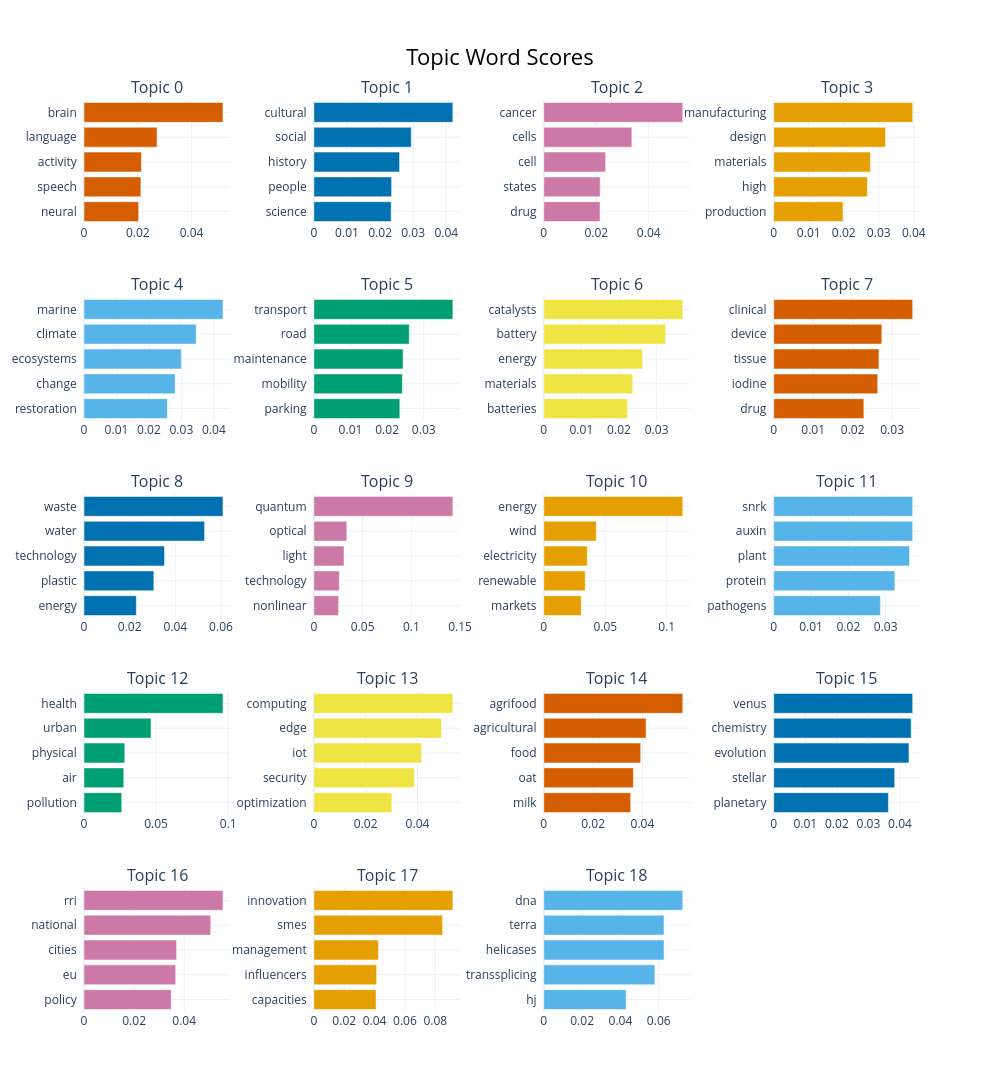

Notebook source saved alongside this figure:
### Code cell
# Visualize the top sample topics.
sample_topic_model.visualize_barchart(top_n_topics=20)

### Figure 1 — Plotly figure (JSON) as saved in the notebook; plotly's stock layout.template omitted (floating-point values rounded to 4 significant figures)
{"data": [{"marker": {"color": "#D55E00"}, "orientation": "h", "type": "bar", "x": [0.02032, 0.02115, 0.02136, 0.02716, 0.05168], "xaxis": "x", "y": ["neural  ", "speech  ", "activity  ", "language  ", "brain  "], "yaxis": "y"}, {"marker": {"color": "#0072B2"}, "orientation": "h", "type": "bar", "x": [0.02334, 0.02348, 0.02588, 0.02941, 0.04199], "xaxis": "x2", "y": ["science  ", "people  ", "history  ", "social  ", "cultural  "], "yaxis": "y2"}, {"marker": {"color": "#CC79A7"}, "orientation": "h", "type": "bar", "x": [0.02145, 0.02148, 0.02357, 0.03358, 0.05298], "xaxis": "x3", "y": ["drug  ", "states  ", "cell  ", "cells  ", "cancer  "], "yaxis": "y3"}, {"marker": {"color": "#E69F00"}, "orientation": "h", "type": "bar", "x": [0.01979, 0.02676, 0.02762, 0.03194, 0.03969], "xaxis": "x4", "y": ["production  ", "high  ", "materials  ", "design  ", "manufacturing  "], "yaxis": "y4"}, {"marker": {"color": "#56B4E9"}, "orientation": "h", "type": "bar", "x": [0.02568, 0.02806, 0.02996, 0.03457, 0.04281], "xaxis": "x5", "y": ["restoration  ", "change  ", "ecosystems  ", "climate  ", "marine  "], "yaxis": "y5"}, {"marker": {"color": "#009E73"}, "orientation": "h", "type": "bar", "x": [0.02347, 0.02417, 0.02437, 0.02605, 0.03797], "xaxis": "x6", "y": ["parking  ", "mobility  ", "maintenance  ", "road  ", "transport  "], "yaxis": "y6"}, {"marker": {"color": "#F0E442"}, "orientation": "h", "type": "bar", "x": [0.02226, 0.02364, 0.02627, 0.03239, 0.03697], "xaxis": "x7", "y": ["batteries  ", "materials  ", "energy  ", "battery  ", "catalysts  "], "yaxis": "y7"}, {"marker": {"color": "#D55E00"}, "orientation": "h", "type": "bar", "x": [0.02284, 0.02635, 0.02665, 0.02739, 0.0352], "xaxis": "x8", "y": ["drug  ", "iodine  ", "tissue  ", "device  ", "clinical  "], "yaxis": "y8"}, {"marker": {"color": "#0072B2"}, "orientation": "h", "type": "bar", "x": [0.02291, 0.03058, 0.03527, 0.05282, 0.06087], "xaxis": "x9", "y": ["energy  ", "plastic  ", "technology  ", "water  ", "waste  "], "yaxis": "y9"}, {"marker": {"color": "#CC79A7"}, "orientation": "h", "type": "bar", "x": [0.02539, 0.02609, 0.03091, 0.03379, 0.1427], "xaxis": "x10", "y": ["nonlinear  ", "technology  ", "light  ", "optical  ", "quantum  "], "yaxis": "y10"}, {"marker": {"color": "#E69F00"}, "orientation": "h", "type": "bar", "x": [0.03043, 0.0337, 0.03536, 0.04272, 0.1131], "xaxis": "x11", "y": ["markets  ", "renewable  ", "electricity  ", "wind  ", "energy  "], "yaxis": "y11"}, {"marker": {"color": "#56B4E9"}, "orientation": "h", "type": "bar", "x": [0.02857, 0.03245, 0.03637, 0.03723, 0.03723], "xaxis": "x12", "y": ["pathogens  ", "protein  ", "plant  ", "auxin  ", "snrk  "], "yaxis": "y12"}, {"marker": {"color": "#009E73"}, "orientation": "h", "type": "bar", "x": [0.02615, 0.02757, 0.02827, 0.04647, 0.0964], "xaxis": "x13", "y": ["pollution  ", "air  ", "physical  ", "urban  ", "health  "], "yaxis": "y13"}, {"marker": {"color": "#F0E442"}, "orientation": "h", "type": "bar", "x": [0.03011, 0.0388, 0.04157, 0.04927, 0.05368], "xaxis": "x14", "y": ["optimization  ", "security  ", "iot  ", "edge  ", "computing  "], "yaxis": "y14"}, {"marker": {"color": "#D55E00"}, "orientation": "h", "type": "bar", "x": [0.03523, 0.03632, 0.03929, 0.04146, 0.05636], "xaxis": "x15", "y": ["milk  ", "oat  ", "food  ", "agricultural  ", "agrifood  "], "yaxis": "y15"}, {"marker": {"color": "#0072B2"}, "orientation": "h", "type": "bar", "x": [0.03633, 0.03831, 0.04284, 0.04354, 0.04402], "xaxis": "x16", "y": ["planetary  ", "stellar  ", "evolution  ", "chemistry  ", "venus  "], "yaxis": "y16"}, {"marker": {"color": "#CC79A7"}, "orientation": "h", "type": "bar", "x": [0.03482, 0.03661, 0.03696, 0.0506, 0.05548], "xaxis": "x17", "y": ["policy  ", "eu  ", "cities  ", "national  ", "rri  "], "yaxis": "y17"}, {"marker": {"color": "#E69F00"}, "orientation": "h", "type": "bar", "x": [0.04097, 0.04135, 0.04255, 0.08482, 0.0916], "xaxis": "x18", "y": ["capacities  ", "influencers  ", "management  ", "smes  ", "innovation  "], "yaxis": "y18"}, {"marker": {"color": "#56B4E9"}, "orientation": "h", "type": "bar", "x": [0.04295, 0.05796, 0.06276, 0.06276, 0.07255], "xaxis": "x19", "y": ["hj  ", "transsplicing  ", "helicases  ", "terra  ", "dna  "], "yaxis": "y19"}], "layout": {"annotations": [{"font": {"size": 16}, "showarrow": false, "text": "Topic 0", "x": 0.0875, "xanchor": "center", "xref": "paper", "y": 1.0, "yanchor": "bottom", "yref": "paper"}, {"font": {"size": 16}, "showarrow": false, "text": "Topic 1", "x": 0.3625, "xanchor": "center", "xref": "paper", "y": 1.0, "yanchor": "bottom", "yref": "paper"}, {"font": {"size": 16}, "showarrow": false, "text": "Topic 2", "x": 0.6375, "xanchor": "center", "xref": "paper", "y": 1.0, "yanchor": "bottom", "yref": "paper"}, {"font": {"size": 16}, "showarrow": false, "text": "Topic 3", "x": 0.9125, "xanchor": "center", "xref": "paper", "y": 1.0, "yanchor": "bottom", "yref": "paper"}, {"font": {"size": 16}, "showarrow": false, "text": "Topic 4", "x": 0.0875, "xanchor": "center", "xref": "paper", "y": 0.784, "yanchor": "bottom", "yref": "paper"}, {"font": {"size": 16}, "showarrow": false, "text": "Topic 5", "x": 0.3625, "xanchor": "center", "xref": "paper", "y": 0.784, "yanchor": "bottom", "yref": "paper"}, {"font": {"size": 16}, "showarrow": false, "text": "Topic 6", "x": 0.6375, "xanchor": "center", "xref": "paper", "y": 0.784, "yanchor": "bottom", "yref": "paper"}, {"font": {"size": 16}, "showarrow": false, "text": "Topic 7", "x": 0.9125, "xanchor": "center", "xref": "paper", "y": 0.784, "yanchor": "bottom", "yref": "paper"}, {"font": {"size": 16}, "showarrow": false, "text": "Topic 8", "x": 0.0875, "xanchor": "center", "xref": "paper", "y": 0.568, "yanchor": "bottom", "yref": "paper"}, {"font": {"size": 16}, "showarrow": false, "text": "Topic 9", "x": 0.3625, "xanchor": "center", "xref": "paper", "y": 0.568, "yanchor": "bottom", "yref": "paper"}, {"font": {"size": 16}, "showarrow": false, "text": "Topic 10", "x": 0.6375, "xanchor": "center", "xref": "paper", "y": 0.568, "yanchor": "bottom", "yref": "paper"}, {"font": {"size": 16}, "showarrow": false, "text": "Topic 11", "x": 0.9125, "xanchor": "center", "xref": "paper", "y": 0.568, "yanchor": "bottom", "yref": "paper"}, {"font": {"size": 16}, "showarrow": false, "text": "Topic 12", "x": 0.0875, "xanchor": "center", "xref": "paper", "y": 0.352, "yanchor": "bottom", "yref": "paper"}, {"font": {"size": 16}, "showarrow": false, "text": "Topic 13", "x": 0.3625, "xanchor": "center", "xref": "paper", "y": 0.352, "yanchor": "bottom", "yref": "paper"}, {"font": {"size": 16}, "showarrow": false, "text": "Topic 14", "x": 0.6375, "xanchor": "center", "xref": "paper", "y": 0.352, "yanchor": "bottom", "yref": "paper"}, {"font": {"size": 16}, "showarrow": false, "text": "Topic 15", "x": 0.9125, "xanchor": "center", "xref": "paper", "y": 0.352, "yanchor": "bottom", "yref": "paper"}, {"font": {"size": 16}, "showarrow": false, "text": "Topic 16", "x": 0.0875, "xanchor": "center", "xref": "paper", "y": 0.136, "yanchor": "bottom", "yref": "paper"}, {"font": {"size": 16}, "showarrow": false, "text": "Topic 17", "x": 0.3625, "xanchor": "center", "xref": "paper", "y": 0.136, "yanchor": "bottom", "yref": "paper"}, {"font": {"size": 16}, "showarrow": false, "text": "Topic 18", "x": 0.6375, "xanchor": "center", "xref": "paper", "y": 0.136, "yanchor": "bottom", "yref": "paper"}], "height": 1250, "hoverlabel": {"bgcolor": "white", "font": {"family": "Rockwell", "size": 16}}, "showlegend": false, "title": {"font": {"color": "Black", "size": 22}, "text": "Topic Word Scores", "x": 0.5, "xanchor": "center", "yanchor": "top"}, "width": 1000, "xaxis": {"anchor": "y", "domain": [0, 0.175], "showgrid": true}, "xaxis10": {"anchor": "y10", "domain": [0.275, 0.45], "showgrid": true}, "xaxis11": {"anchor": "y11", "domain": [0.55, 0.725], "showgrid": true}, "xaxis12": {"anchor": "y12", "domain": [0.825, 1], "showgrid": true}, "xaxis13": {"anchor": "y13", "domain": [0, 0.175], "showgrid": true}, "xaxis14": {"anchor": "y14", "domain": [0.275, 0.45], "showgrid": true}, "xaxis15": {"anchor": "y15", "domain": [0.55, 0.725], "showgrid": true}, "xaxis16": {"anchor": "y16", "domain": [0.825, 1], "showgrid": true}, "xaxis17": {"anchor": "y17", "domain": [0, 0.175], "showgrid": true}, "xaxis18": {"anchor": "y18", "domain": [0.275, 0.45], "showgrid": true}, "xaxis19": {"anchor": "y19", "domain": [0.55, 0.725], "showgrid": true}, "xaxis2": {"anchor": "y2", "domain": [0.275, 0.45], "showgrid": true}, "xaxis20": {"anchor": "y20", "domain": [0.825, 1], "showgrid": true}, "xaxis3": {"anchor": "y3", "domain": [0.55, 0.725], "showgrid": true}, "xaxis4": {"anchor": "y4", "domain": [0.825, 1], "showgrid": true}, "xaxis5": {"anchor": "y5", "domain": [0, 0.175], "showgrid": true}, "xaxis6": {"anchor": "y6", "domain": [0.275, 0.45], "showgrid": true}, "xaxis7": {"anchor": "y7", "domain": [0.55, 0.725], "showgrid": true}, "xaxis8": {"anchor": "y8", "domain": [0.825, 1], "showgrid": true}, "xaxis9": {"anchor": "y9", "domain": [0, 0.175], "showgrid": true}, "yaxis": {"anchor": "x", "domain": [0.864, 1.0], "showgrid": true}, "yaxis10": {"anchor": "x10", "domain": [0.432, 0.568], "showgrid": true}, "yaxis11": {"anchor": "x11", "domain": [0.432, 0.568], "showgrid": true}, "yaxis12": {"anchor": "x12", "domain": [0.432, 0.568], "showgrid": true}, "yaxis13": {"anchor": "x13", "domain": [0.216, 0.352], "showgrid": true}, "yaxis14": {"anchor": "x14", "domain": [0.216, 0.352], "showgrid": true}, "yaxis15": {"anchor": "x15", "domain": [0.216, 0.352], "showgrid": true}, "yaxis16": {"anchor": "x16", "domain": [0.216, 0.352], "showgrid": true}, "yaxis17": {"anchor": "x17", "domain": [0, 0.136], "showgrid": true}, "yaxis18": {"anchor": "x18", "domain": [0, 0.136], "showgrid": true}, "yaxis19": {"anchor": "x19", "domain": [0, 0.136], "showgrid": true}, "yaxis2": {"anchor": "x2", "domain": [0.864, 1.0], "showgrid": true}, "yaxis20": {"anchor": "x20", "domain": [0, 0.136], "showgrid": true}, "yaxis3": {"anchor": "x3", "domain": [0.864, 1.0], "showgrid": true}, "yaxis4": {"anchor": "x4", "domain": [0.864, 1.0], "showgrid": true}, "yaxis5": {"anchor": "x5", "domain": [0.648, 0.784], "showgrid": true}, "yaxis6": {"anchor": "x6", "domain": [0.648, 0.784], "showgrid": true}, "yaxis7": {"anchor": "x7", "domain": [0.648, 0.784], "showgrid": true}, "yaxis8": {"anchor": "x8", "domain": [0.648, 0.784], "showgrid": true}, "yaxis9": {"anchor": "x9", "domain": [0.432, 0.568], "showgrid": true}}}
